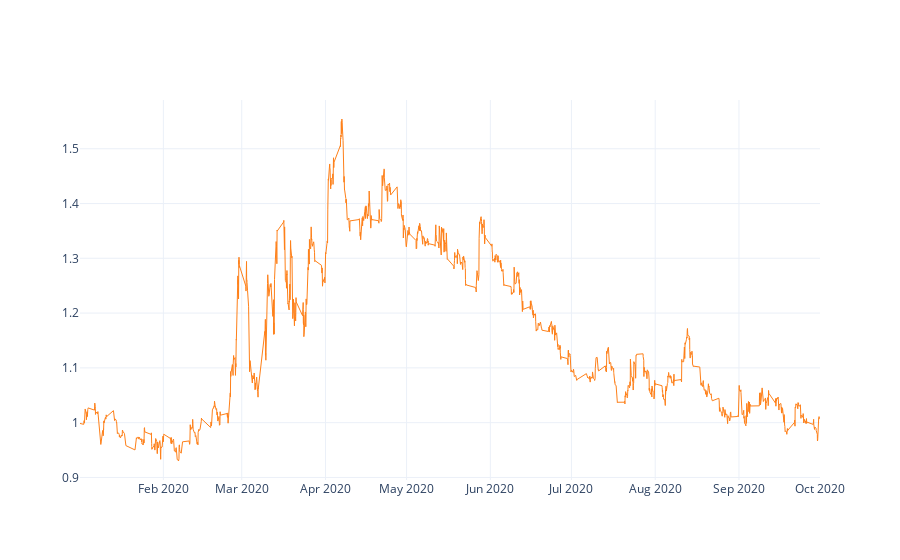

This figure's notebook cell:
### Code cell
result.equity_graph.show()

### Figure 1 — Plotly figure (JSON) as saved in the notebook; plotly's stock layout.template omitted (floating-point values rounded to 4 significant figures; data arrays with more than 128 entries replaced by an {"elided": "..."} marker saying what was removed)
{"data": [{"line": {"color": "#fe8019", "width": 1}, "name": "Equity", "type": "scatter", "x": {"elided": "2738 str values"}, "y": {"elided": "2738 float values"}}], "layout": {"autosize": true, "xaxis": {"autorange": true, "range": ["2020-01-01 03:35", "2020-09-30 23:40"], "type": "date"}, "yaxis": {"autorange": true, "range": [0.8953, 1.589], "type": "linear"}}}
